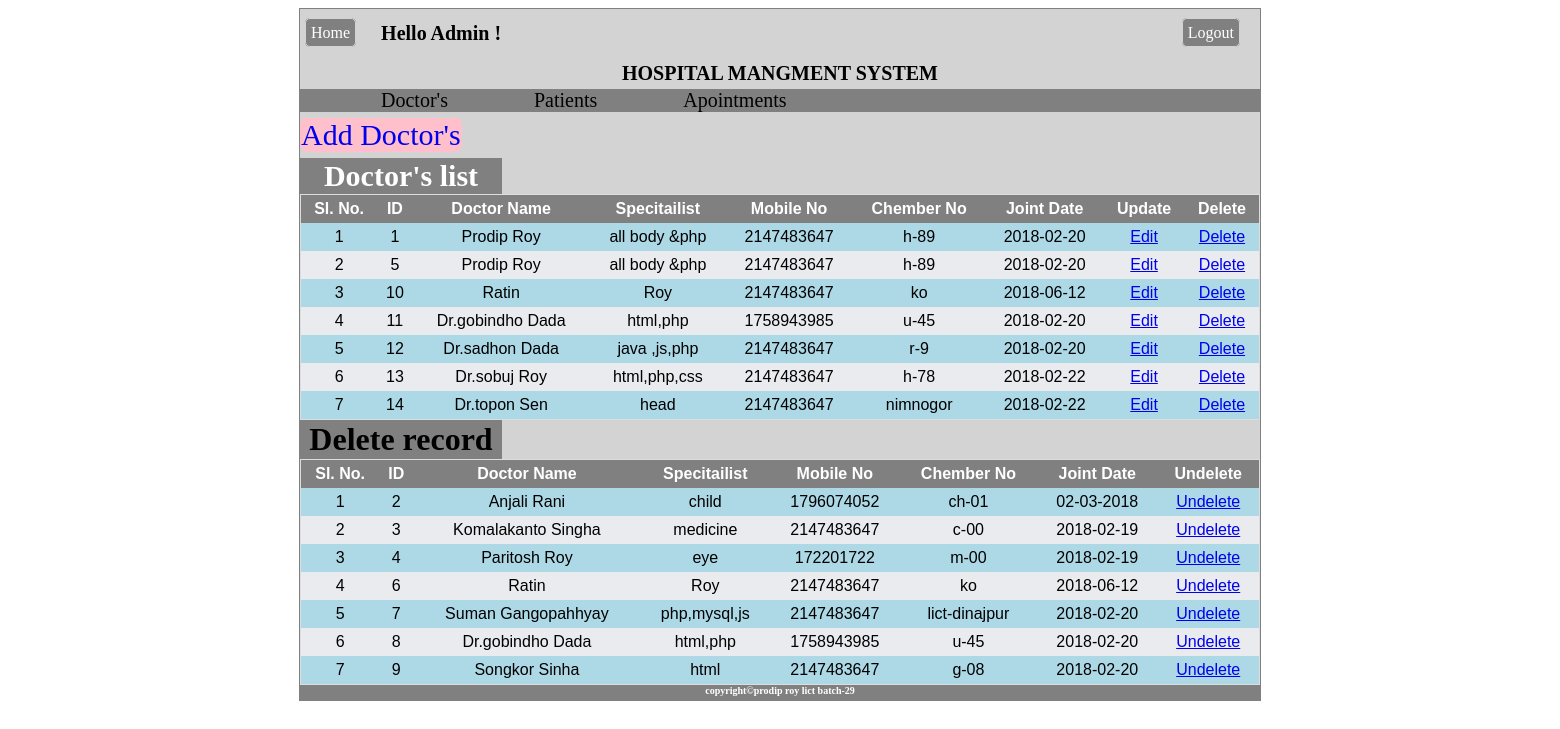
/doctor.php, run on the app's committed database.
### tables this page shows
CREATE TABLE IF NOT EXISTS `doctor` (
  `id` int(11) NOT NULL AUTO_INCREMENT,
  `DN` varchar(30) DEFAULT NULL,
  `SPC` varchar(30) DEFAULT NULL,
  `MB` int(11) DEFAULT NULL,
  `CHN` varchar(30) DEFAULT NULL,
  `Date` varchar(20) DEFAULT NULL,
  `visible` int(5) DEFAULT NULL,
  PRIMARY KEY (`id`)
);

### doctor.php (the view, shortened to what this page needs)
<!DOCTYPE html>
<html>
  <head>
    <link rel="stylesheet" href="css/home.css">
  </head>
  <body>
    <div class="all">
    <div class="head">
      <div class="back">
       <a href="home.php">Home</a>
     </div>
      <div class="ad">
      <h1>Hello Admin ! </h1>
    </div>
      <div class="f1">
        <a href="index.php?">Logout</a>
      </div>
    </div>
      <div class="f2">
        <h1>HOSPITAL MANGMENT SYSTEM </h1>
      </div>
      <div class="menu">
          <a href="doctor.php?">Doctor's</a>
          <a href="patient.php?">Patients</a>
          <a class="visit" href="apointment.php?">Apointments</a>
      </div>
      <div class="add">
        <a href="addoctors.php">Add Doctor's</a>
        </div>
        <div class="list">
        <h1>Doctor's list</h1>
        </div>
        <?php
        include('db.php');
          if (!mysqli_connect_errno()) {
            $query = "SELECT * FROM doctor WHERE `visible` = 1";
            $result = mysqli_query($connection, $query);
            if($result){
              echo "<table id='tb1'>
            <tr>
              <th>Sl. No.</th>
              <th>ID</th>
              <th>Doctor Name</th>
              <th>Specitailist</th>
              <th>Mobile No</th>
              <th>Chember No</th>
              <th>Joint Date</th>
              <th>Update</th>
              <th>Delete</th>
            </tr>";
            $sl_no = 0;
            while ($row = mysqli_fetch_array($result, MYSQLI_BOTH)) {
              $sl_no = $sl_no + 1;
              $id = $row['id'];
              echo "<tr>";
              echo "<td>".$sl_no."</td>";
              echo "<td>".$row['id']."</td>";
              echo "<td>".ucwords($row['DN'])."</td>";
              echo "<td>".$row['SPC']."</td>";
              echo "<td>".$row['MB']."</td>";
              echo "<td>".$row['CHN']."</td>";
              echo "<td>".$row['Date']."</td>";
              echo "<td>"."<a href = 'docupdate2.php?id=$id' id='update'>Edit</a>"."</td>";
              echo "<td>"."<a href = 'docdelete.php?id=$id' id='delete'>Delete</a>"."</td>";
              echo "</tr>";
          }
          echo "</table>";
            }
          }else{
            die("ERROR : ".mysqli_connect_error());
          }
         ?>
        <div class="del">
        <h1>Delete record</h1>
        </div>
        <?php
        include('db.php');
          if (!mysqli_connect_errno()) {
            $query = "SELECT * FROM doctor WHERE `visible` = 0";
            $result = mysqli_query($connection, $query);
            if($result){
              echo "<table id='tb1'>
            <tr>
              <th>Sl. No.</th>
              <th>ID</th>
              <th>Doctor Name</th>
              <th>Specitailist</th>
              <th>Mobile No</th>
              <th>Chember No</th>
              <th>Joint Date</th>
              <th>Undelete</th>
            </tr>";
            $sl_no = 0;
            while ($row = mysqli_fetch_array($result, MYSQLI_BOTH)) {
              $sl_no = $sl_no + 1;
              $id = $row['id'];
              echo "<tr>";
              echo "<td>".$sl_no."</td>";
              echo "<td>".$row['id']."</td>";
              echo "<td>".ucwords($row['DN'])."</td>";
              echo "<td>".$row['SPC']."</td>";
              echo "<td>".$row['MB']."</td>";
              echo "<td>".$row['CHN']."</td>";
              echo "<td>".$row['Date']."</td>";
              echo "<td>"."<a href = 'dundelete.php?id=$id' id='delete'>Undelete</a>"."</td>";
              echo "</tr>";
          }
          echo "</table>";
            }
          }else{
            die("ERROR : ".mysqli_connect_error());
          }
         ?>
        <div class="footer">
        <h1>copyright&copy;prodip roy lict batch-29</h1>
        </div>
      </div>
  </body>
</html>

### css/home.css (style rules this page uses)
.head { overflow: hidden; background-color: lightgray; height: 40px; width: 960px; margin: 0 auto; display: block; }
.f1 { float: right; padding: 15px 20px;; }
.f1 a { color: white; text-decoration: none; padding: 5px 5px; border: 1px solid lightgray; border-radius: 5px; margin-left: 20px; background-color:gray; }
.back { float: left; padding: 15px 5px; }
.back a { color:white; text-decoration: none; padding: 5px 5px; border: 1px solid lightgray; border-radius: 5px; margin-left: 0px; background-color:gray; }
.ad { font-size: 10px; color: black; float: left; margin-left:20px; }
.f2 { font-size: 10px; text-align: center; margin: 0 auto; background-color: lightgray; width: 960px; height: 40px; overflow: hidden; }
.menu { width: 960px; margin: 0 auto; background-color:gray; overflow:hidden; }
.menu a { text-decoration: none; font-size: 20px; margin-left: 80px; padding: 0px 1px; color: black; border-bottom-right-radius: 8px; border-bottom-left-radius: 8px; }
.add { width: 960px; margin: 6px auto; overflow:hidden; }
.add a { border: 1px solid pink; background-color: pink; width:100%; text-align: center; margin-left: 0px; border-radius: 8px; text-decoration: none; font-size: 30px; }
.list { width: 960%; overflow:hidden; }
.list h1 { border: 1px solid gray; background-color:gray; width:200px; text-align: center; margin: 0px; color: white; text-decoration: none; font-size: 30px; }
.del { width: 960px; overflow:hidden; }
.del h1 { border: 1px solid gray; background-color: gray; width:200px; margin: 0px; text-align: center; }
.footer h1 { width: 960px; margin: 0px auto; height: 15px; background: gray; text-align: center; font-size: 10px; color: white; }
.all { border:1px solid gray; width: 960px; margin: 0 auto; display: block; background: lightgray; }
#tb1 { overflow: hidden; text-align: center; width: 960px; margin: 0 auto; }
table { font-family: sans-serif; border-collapse: separate; border-spacing: 0; width: 71%; border: 1px solid #ddd; font-size: 16px; }
th, td { text-align: left; padding: 5px; text-align: center; }
tr:nth-child(even) { background-color: #ADD8E6; }
tr:nth-child(odd) { background-color: #E9EBEE; color:#000000; }
tr:nth-child(1) { background-color: gray; color:#FFFFFF }

### data on the page
doctor: id "1", DN "Prodip Roy", SPC "all body &php", MB "2147483647", CHN "h-89", Date "2018-02-20"
doctor: id "5", DN "Prodip Roy", SPC "all body &php", MB "2147483647", CHN "h-89", Date "2018-02-20"
doctor: id "10", DN "Ratin", SPC "Roy", MB "2147483647", CHN "ko", Date "2018-06-12"
doctor: id "11", DN "Dr.gobindho Dada", SPC "html,php", MB "1758943985", CHN "u-45", Date "2018-02-20"
doctor: id "12", DN "Dr.sadhon Dada", SPC "java ,js,php", MB "2147483647", CHN "r-9", Date "2018-02-20"
doctor: id "13", DN "Dr.sobuj Roy", SPC "html,php,css", MB "2147483647", CHN "h-78", Date "2018-02-22"
doctor: id "14", DN "Dr.topon Sen", SPC "head", MB "2147483647", CHN "nimnogor", Date "2018-02-22"
doctor: id "2", DN "Anjali Rani", SPC "child", MB "1796074052", CHN "ch-01", Date "02-03-2018"
doctor: id "3", DN "Komalakanto Singha", SPC "medicine", MB "2147483647", CHN "c-00", Date "2018-02-19"
doctor: id "4", DN "Paritosh Roy", SPC "eye", MB "172201722", CHN "m-00", Date "2018-02-19"
doctor: id "6", DN "Ratin", SPC "Roy", MB "2147483647", CHN "ko", Date "2018-06-12"
doctor: id "7", DN "Suman Gangopahhyay", SPC "php,mysql,js", MB "2147483647", CHN "lict-dinajpur", Date "2018-02-20"
doctor: id "8", DN "Dr.gobindho Dada", SPC "html,php", MB "1758943985", CHN "u-45", Date "2018-02-20"
doctor: id "9", DN "Songkor Sinha", SPC "html", MB "2147483647", CHN "g-08", Date "2018-02-20"
